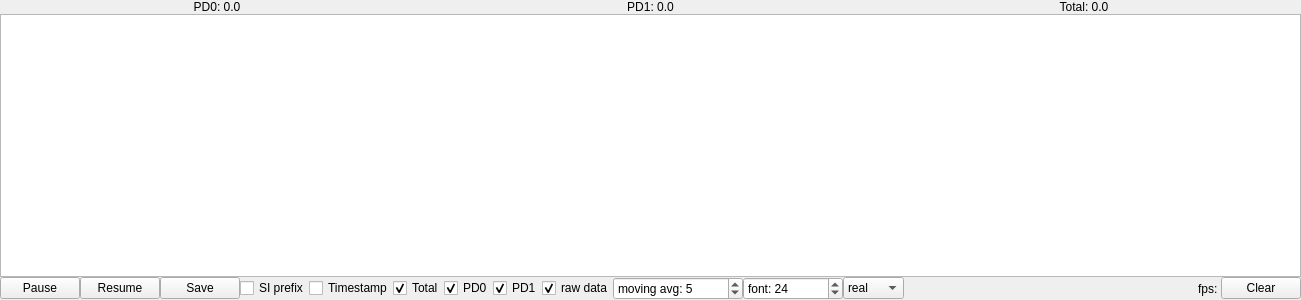
<?xml version="1.0" encoding="UTF-8"?>
<ui version="4.0">
 <class>traceView</class>
 <widget class="QWidget" name="traceView">
  <property name="geometry">
   <rect>
    <x>0</x>
    <y>0</y>
    <width>1301</width>
    <height>300</height>
   </rect>
  </property>
  <property name="minimumSize">
   <size>
    <width>400</width>
    <height>300</height>
   </size>
  </property>
  <property name="windowTitle">
   <string>Form</string>
  </property>
  <layout class="QVBoxLayout" name="verticalLayout">
   <property name="spacing">
    <number>0</number>
   </property>
   <property name="leftMargin">
    <number>0</number>
   </property>
   <property name="topMargin">
    <number>0</number>
   </property>
   <property name="rightMargin">
    <number>0</number>
   </property>
   <property name="bottomMargin">
    <number>0</number>
   </property>
   <item>
    <layout class="QHBoxLayout" name="horizontalLayout">
     <item>
      <widget class="QLabel" name="label0">
       <property name="mouseTracking">
        <bool>false</bool>
       </property>
       <property name="text">
        <string>PD0: 0.0</string>
       </property>
       <property name="textFormat">
        <enum>Qt::AutoText</enum>
       </property>
       <property name="alignment">
        <set>Qt::AlignCenter</set>
       </property>
      </widget>
     </item>
     <item>
      <widget class="QLabel" name="label1">
       <property name="mouseTracking">
        <bool>false</bool>
       </property>
       <property name="text">
        <string>PD1: 0.0</string>
       </property>
       <property name="textFormat">
        <enum>Qt::AutoText</enum>
       </property>
       <property name="alignment">
        <set>Qt::AlignCenter</set>
       </property>
      </widget>
     </item>
     <item>
      <widget class="QLabel" name="labeltotal">
       <property name="text">
        <string>Total: 0.0</string>
       </property>
       <property name="alignment">
        <set>Qt::AlignCenter</set>
       </property>
      </widget>
     </item>
    </layout>
   </item>
   <item>
    <widget class="GraphicsView" name="graphicsView"/>
   </item>
   <item>
    <layout class="QHBoxLayout" name="horizontalLayout_2">
     <item>
      <widget class="QPushButton" name="pauseButton">
       <property name="text">
        <string>Pause</string>
       </property>
      </widget>
     </item>
     <item>
      <widget class="QPushButton" name="resumeButton">
       <property name="text">
        <string>Resume</string>
       </property>
      </widget>
     </item>
     <item>
      <widget class="QPushButton" name="saveButton">
       <property name="text">
        <string>Save</string>
       </property>
      </widget>
     </item>
     <item>
      <widget class="QCheckBox" name="SIprefixBox">
       <property name="text">
        <string>SI prefix</string>
       </property>
      </widget>
     </item>
     <item>
      <widget class="QCheckBox" name="timestampBox">
       <property name="text">
        <string>Timestamp</string>
       </property>
      </widget>
     </item>
     <item>
      <widget class="QCheckBox" name="showtotalBox">
       <property name="text">
        <string>Total</string>
       </property>
       <property name="checked">
        <bool>true</bool>
       </property>
      </widget>
     </item>
     <item>
      <widget class="QCheckBox" name="show0Box">
       <property name="text">
        <string>PD0</string>
       </property>
       <property name="checked">
        <bool>true</bool>
       </property>
      </widget>
     </item>
     <item>
      <widget class="QCheckBox" name="show1Box">
       <property name="text">
        <string>PD1</string>
       </property>
       <property name="checked">
        <bool>true</bool>
       </property>
      </widget>
     </item>
     <item>
      <widget class="QCheckBox" name="showrawBox">
       <property name="text">
        <string>raw data</string>
       </property>
       <property name="checked">
        <bool>true</bool>
       </property>
      </widget>
     </item>
     <item>
      <widget class="QSpinBox" name="smaBox">
       <property name="sizePolicy">
        <sizepolicy hsizetype="MinimumExpanding" vsizetype="Fixed">
         <horstretch>0</horstretch>
         <verstretch>0</verstretch>
        </sizepolicy>
       </property>
       <property name="maximumSize">
        <size>
         <width>130</width>
         <height>16777215</height>
        </size>
       </property>
       <property name="prefix">
        <string>moving avg: </string>
       </property>
       <property name="minimum">
        <number>1</number>
       </property>
       <property name="value">
        <number>5</number>
       </property>
      </widget>
     </item>
     <item>
      <widget class="QSpinBox" name="fontsizeBox">
       <property name="sizePolicy">
        <sizepolicy hsizetype="MinimumExpanding" vsizetype="Fixed">
         <horstretch>0</horstretch>
         <verstretch>0</verstretch>
        </sizepolicy>
       </property>
       <property name="minimumSize">
        <size>
         <width>0</width>
         <height>0</height>
        </size>
       </property>
       <property name="maximumSize">
        <size>
         <width>100</width>
         <height>16777215</height>
        </size>
       </property>
       <property name="prefix">
        <string>font: </string>
       </property>
       <property name="minimum">
        <number>8</number>
       </property>
       <property name="singleStep">
        <number>2</number>
       </property>
       <property name="value">
        <number>24</number>
       </property>
      </widget>
     </item>
     <item>
      <widget class="QComboBox" name="complexBox">
       <item>
        <property name="text">
         <string>real</string>
        </property>
       </item>
       <item>
        <property name="text">
         <string>imag</string>
        </property>
       </item>
       <item>
        <property name="text">
         <string>abs</string>
        </property>
       </item>
       <item>
        <property name="text">
         <string>angle</string>
        </property>
       </item>
      </widget>
     </item>
     <item>
      <spacer name="horizontalSpacer">
       <property name="orientation">
        <enum>Qt::Horizontal</enum>
       </property>
       <property name="sizeHint" stdset="0">
        <size>
         <width>40</width>
         <height>20</height>
        </size>
       </property>
      </spacer>
     </item>
     <item>
      <widget class="QLabel" name="fpsLabel">
       <property name="text">
        <string>fps: </string>
       </property>
      </widget>
     </item>
     <item>
      <widget class="QPushButton" name="clearButton">
       <property name="text">
        <string>Clear</string>
       </property>
      </widget>
     </item>
    </layout>
   </item>
  </layout>
 </widget>
 <customwidgets>
  <customwidget>
   <class>GraphicsView</class>
   <extends>QGraphicsView</extends>
   <header>pyqtgraph</header>
  </customwidget>
 </customwidgets>
 <tabstops>
  <tabstop>graphicsView</tabstop>
  <tabstop>pauseButton</tabstop>
  <tabstop>resumeButton</tabstop>
  <tabstop>saveButton</tabstop>
  <tabstop>timestampBox</tabstop>
  <tabstop>showtotalBox</tabstop>
  <tabstop>show0Box</tabstop>
  <tabstop>show1Box</tabstop>
  <tabstop>showrawBox</tabstop>
  <tabstop>smaBox</tabstop>
  <tabstop>fontsizeBox</tabstop>
  <tabstop>complexBox</tabstop>
  <tabstop>clearButton</tabstop>
 </tabstops>
 <resources/>
 <connections/>
</ui>
